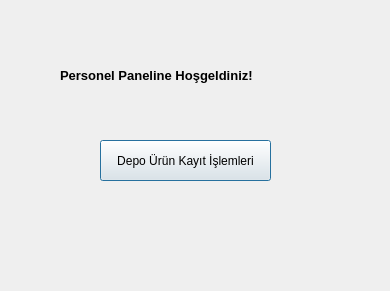
<?xml version="1.0" encoding="UTF-8"?>
<ui version="4.0">
 <class>personelpanel</class>
 <widget class="QDialog" name="personelpanel">
  <property name="geometry">
   <rect>
    <x>0</x>
    <y>0</y>
    <width>390</width>
    <height>291</height>
   </rect>
  </property>
  <property name="windowTitle">
   <string>Personel Paneli</string>
  </property>
  <widget class="QLabel" name="label">
   <property name="geometry">
    <rect>
     <x>60</x>
     <y>60</y>
     <width>271</width>
     <height>31</height>
    </rect>
   </property>
   <property name="font">
    <font>
     <pointsize>10</pointsize>
     <weight>75</weight>
     <bold>true</bold>
    </font>
   </property>
   <property name="text">
    <string>Personel Paneline Hoşgeldiniz!</string>
   </property>
  </widget>
  <widget class="QPushButton" name="pushButton_6">
   <property name="geometry">
    <rect>
     <x>100</x>
     <y>140</y>
     <width>171</width>
     <height>41</height>
    </rect>
   </property>
   <property name="text">
    <string>Depo Ürün Kayıt İşlemleri</string>
   </property>
  </widget>
 </widget>
 <resources/>
 <connections/>
</ui>
